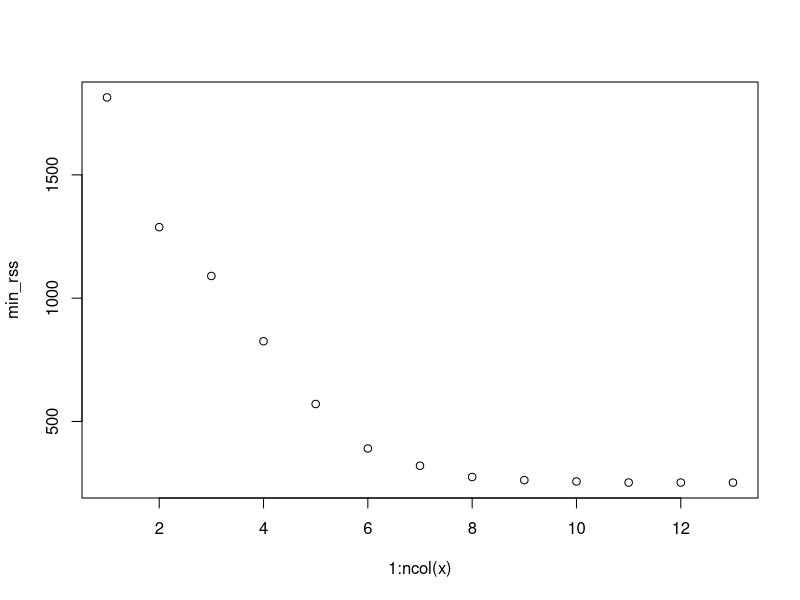
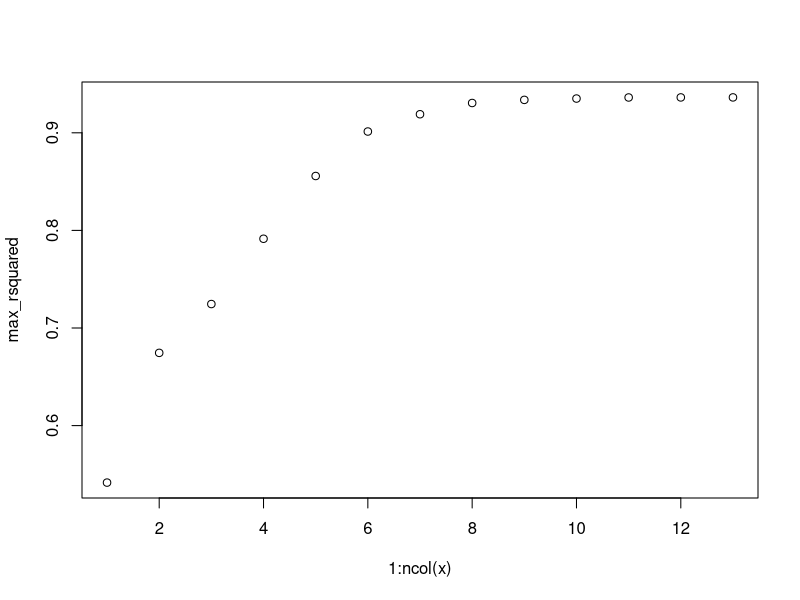
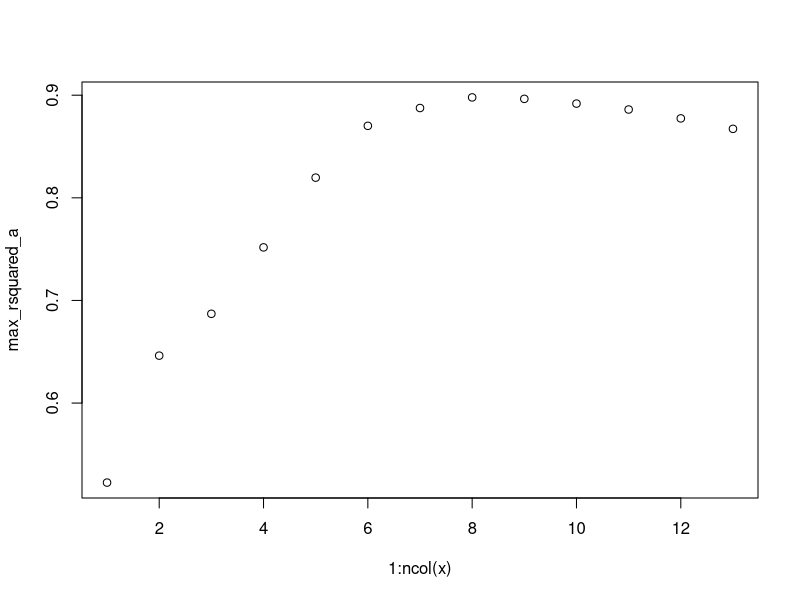
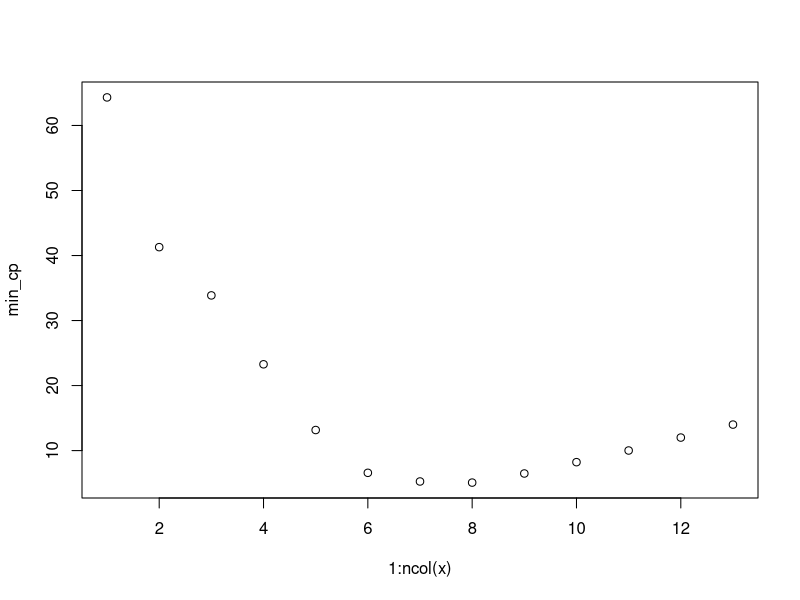

The R script that drew these images, in order:
## ---- chunk 1
house = read.table("house.dat", header = T)
house
## ---- chunk 2
get_x_y = function(data) {
  y = data[[1]]
  x = matrix(data[[2]], nrow = length(y), ncol = 1)
  for (i in 3:length(data)) {
    x = cbind(x, data[[i]])
  }
  return(list(x, y))
}
## ---- chunk 3
ret = get_x_y(house)
x = ret[[1]]
y = ret[[2]]
x
y
## ---- chunk 4
lm(y ~ x)
## ---- chunk 5
s_squared = NA
get_s_squared = function(rss, m, n) {
  if (is.na(s_squared)) {
    s_squared <<- rss / (m - n - 1)
  }
  return(s_squared)
}
get_rss = function(y, yhat) {
  return(sum((y - yhat)^2))
}
get_tss = function(y) {
  return(sum((y - mean(y))^2))
}
get_r_squared = function(rss, tss) {
  return(1-rss/tss)
}
get_r_squared_adjusted = function(rss, tss, m, n) {
  return(1 - (1 - get_r_squared(rss, tss)) * (m - 1) / (m - n - 1))
}
get_c_p = function(rss, m, p) {
  return(rss / get_s_squared(rss, m, p) - (m - 2*p - 2))
}
get_rss_rsquared_rsquareda_cp = function(x, y) {
  beta = as.numeric(lm(y ~ x)$coefficients) # extracting coefficients
  x = cbind(matrix(1, nrow=nrow(x), ncol=1), x) # adding a column of 1 for beta_0
  yhat = as.vector(x%*%beta) # getting predicted y
  rss = get_rss(y, yhat) # getting residual sum of squares
  tss = get_tss(y) # getting y - mean(y)
  r_squared = get_r_squared(rss, tss) # getting r squared
  r_squared_a = get_r_squared_adjusted(rss, tss, length(y), ncol(x) - 1) # getting adjusted r squared
  c_p = get_c_p(rss, length(y), ncol(x) - 1) # getting C_p
  return(list(rss, r_squared, r_squared_a, c_p))
}
## ---- chunk 6
ret = get_rss_rsquared_rsquareda_cp(x, y)
print(ret[[1]])
print(ret[[2]])
print(ret[[3]])
print(ret[[4]])
print(s_squared)
## ---- chunk 7

a = 0
min_rss = c()
min_value_rss = list()
max_rsquared = c()
max_value_rsquared = list()
max_rsquared_a = c()
max_value_rsquared_a = list()
min_cp = c()
min_value_cp = list()

for (i in 1:ncol(x)) {
  min_rss = c(min_rss, Inf)
  max_rsquared= c(max_rsquared, 0)
  max_rsquared_a = c(max_rsquared_a, 0)
  min_cp = c(min_cp, Inf)
  min_value_rss[[i]] = c(0)
  max_value_rsquared[[i]] = c(0)
  max_value_rsquared_a[[i]] = c(0)
  min_value_cp[[i]] = c(0)
}

number2binary = function(number, noBits) {
   binary_vector = rev(as.numeric(intToBits(number)))
   if(missing(noBits)) {
      return(binary_vector)
   } else {
      binary_vector[-(1:(length(binary_vector) - noBits))]
   }
}

recalculate_cols = function(x, mask) {
  i = length(mask)
  
  while(i > 0) {
    if (mask[i] == 0) {
      x = x[-i]
    }
    i = i-1
  }
  return(x)
}

recalculate_x = function(x, mask) {
  i = length(mask)
  
  while(i > 0) {
    if (mask[i] == 0) {
      x = x[,-i]
    }
    i = i-1
  }
  
  if (is.matrix(x)) {
    return(x)
  }
  
  return(matrix(x, nrow=length(x), ncol=1))
}


evaluate = function(x, y, i) {
  attribute_mask = as.integer(number2binary(i, ncol(x)))
  
  x = recalculate_x(x, attribute_mask)
  
  p = ncol(x)

  res = get_rss_rsquared_rsquareda_cp(x, y)
  
  rss = res[[1]]
  r_sq = res[[2]]
  r_sq_a = res[[3]]
  c_p = res[[4]]
  
  if (rss < min_rss[p]) {
    min_rss[p] <<- rss
    min_value_rss[[p]] <<- attribute_mask
  }
  
  if (r_sq > max_rsquared[p]) {
    max_rsquared[p] <<- r_sq
    max_value_rsquared[[p]] <<- attribute_mask
  }
  
  if (r_sq_a > max_rsquared_a[p]) {
    max_rsquared_a[p] <<- r_sq_a
    max_value_rsquared_a[[p]] <<- attribute_mask
  }
  
  if (c_p < min_cp[p]) {
    min_cp[p] <<- c_p
    min_value_cp[[p]] <<- attribute_mask
  }
}

search_best_model = function(x, y) {
  i = 2^(ncol(x)) - 1
  while (i > 0) {
    evaluate(x, y, i)
    i = i-1
  }
}

search_best_model(x, y)

## ---- chunk 8
cat("rss", "\n")
min_rss
min_value_rss
cat("rsquared", "\n")
max_rsquared
max_value_rsquared
cat("rsquared_a", "\n")
max_rsquared_a
max_value_rsquared_a
cat("c_p", "\n")
min_cp
min_value_cp
## ---- chunk 9
plot(1:ncol(x), min_rss)
plot(1:ncol(x), max_rsquared)
plot(1:ncol(x), max_rsquared_a)
plot(1:ncol(x), min_cp)
## ---- chunk 10
evaluate = function(x, y, mask) {
  x = recalculate_x(x, mask)
  rez = lm(y~x)
  print(summary(rez))
}
get_p_value = function(x, y, mask) {
  x = recalculate_x(x, mask)
  rez = lm(y~x)
  f = summary(rez)$fstatistic
  p = pf(f[1],f[2],f[3],lower.tail=F)
  return(as.numeric(p))
}
max_index = 0
min_p_value = Inf
index = 0
for (mask in min_value_rss) {
  index = index + 1
  p_value = get_p_value(x, y, mask)
  
  if (min_p_value > p_value) {
    min_p_value = p_value
    max_index = index
  }
}
print("Best model")
column_names = names(house)[-1]
best_mask = min_value_rss[[max_index]]
recalculate_cols(column_names, best_mask)
evaluate(x, y, best_mask)
## ---- chunk 11
house
